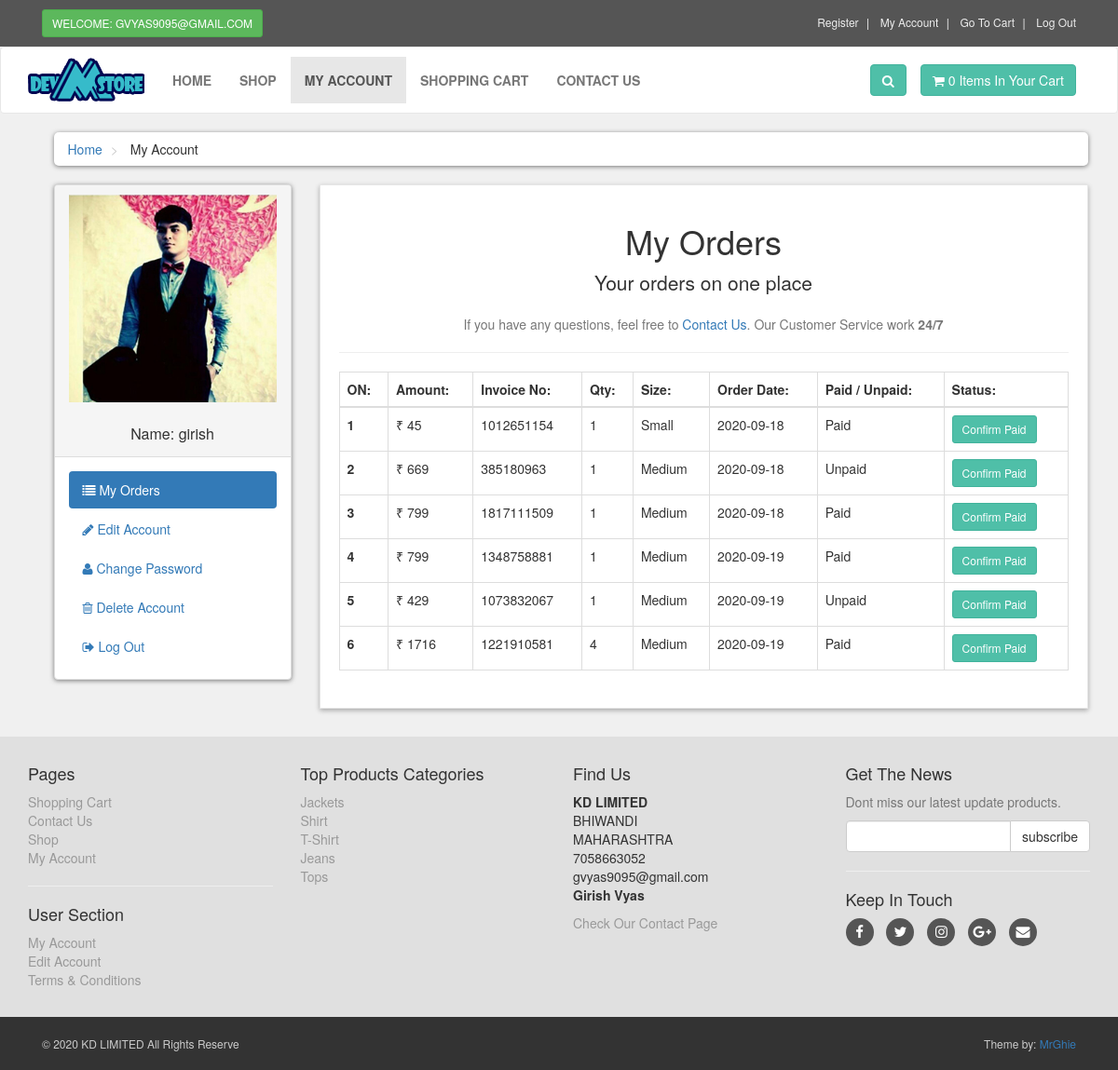
The app's page /customer/my_account.php?my_orders (signed in) with its own data.
### tables this page shows
CREATE TABLE `customers` (
  `customer_id` int(10) NOT NULL,
  `customer_name` varchar(255) NOT NULL,
  `customer_email` varchar(255) NOT NULL,
  `customer_pass` varchar(255) NOT NULL,
  `customer_city` text NOT NULL,
  `customer_contact` varchar(255) NOT NULL,
  `customer_address` text NOT NULL,
  `customer_image` text NOT NULL,
  `customer_ip` varchar(100) NOT NULL
);

CREATE TABLE `customer_orders` (
  `order_id` int(10) NOT NULL,
  `customer_id` int(10) NOT NULL,
  `due_amount` int(100) NOT NULL,
  `invoice_no` int(100) NOT NULL,
  `qty` int(10) NOT NULL,
  `size` text NOT NULL,
  `order_date` date NOT NULL,
  `order_status` text NOT NULL
);

CREATE TABLE `product_categories` (
  `p_cat_id` int(10) NOT NULL,
  `p_cat_title` text NOT NULL,
  `p_cat_top` text NOT NULL,
  `p_cat_image` text NOT NULL
);

### customer/my_orders.php (the view)
<center>
    <h1> My Orders </h1>
    <p class="lead"> Your orders on one place</p>
    <p class="text-muted">
        If you have any questions, feel free to <a href="../contact.php">Contact Us</a>. Our Customer Service work <strong>24/7</strong>
    </p>
</center>
<hr>
<div class="table-responsive">
    <table class="table table-bordered table-hover">
        <thead>
            <tr>
                <th> ON: </th>
                <th> Amount: </th>
                <th> Invoice No: </th>
                <th> Qty: </th>
                <th> Size: </th>
                <th> Order Date:</th>
                <th> Paid / Unpaid: </th>
                <th> Status: </th>
            </tr>
        </thead>
        <tbody>
           <?php
            $customer_session = $_SESSION['customer_email'];
            $get_customer = "select * from customers where customer_email='$customer_session'";
            $run_customer = mysqli_query($con,$get_customer);
            $row_customer = mysqli_fetch_array($run_customer);
            $customer_id = $row_customer['customer_id'];
            $get_orders = "select * from customer_orders where customer_id='$customer_id'";
            $run_orders = mysqli_query($con,$get_orders);
            $i = 0;
            while($row_orders = mysqli_fetch_array($run_orders)){
                $order_id = $row_orders['order_id'];
                $due_amount = $row_orders['due_amount'];
                $invoice_no = $row_orders['invoice_no'];
                $qty = $row_orders['qty'];
                $size = $row_orders['size'];
                $order_date = substr($row_orders['order_date'],0,11);
                $order_status = $row_orders['order_status'];
                $i++;
                if($order_status=='pending'){
                    $order_status = 'Unpaid';
                }else{
                    $order_status = 'Paid';
                }
            ?>
            <tr>
                <th> <?php echo $i; ?> </th>
                <td> ₹ <?php echo $due_amount; ?> </td>
                <td> <?php echo $invoice_no; ?> </td>
                <td> <?php echo $qty; ?> </td>
                <td> <?php echo $size; ?> </td>
                <td> <?php echo $order_date; ?> </td>
                <td> <?php echo $order_status; ?> </td>
                <td>
                    <a href="confirm.php?order_id=<?php echo $order_id; ?>" target="_blank" class="btn btn-primary btn-sm"> Confirm Paid </a>
                </td>
            </tr>
            <?php } ?>
        </tbody>
    </table>
</div>

### customer/includes/sidebar.php
<div class="panel panel-default sidebar-menu">
    <div class="panel-heading">
        <?php
        $customer_session = $_SESSION['customer_email'];
        $get_customer = "select * from customers where customer_email='$customer_session'";
        $run_customer = mysqli_query($con,$get_customer);
        $row_customer = mysqli_fetch_array($run_customer);
        $customer_image = $row_customer['customer_image'];
        $customer_name = $row_customer['customer_name'];
        if(!isset($_SESSION['customer_email'])){
        }else{
            echo "
                <center>
                    <img src='customer_images/$customer_image' class='img-responsive' >
                </center>
                <br/>
                <h3 class='panel-title' align='center'>
                    Name: $customer_name
                </h3>
            ";
        }
        ?>
    </div>
    <div class="panel-body">
        <ul class="nav-pills nav-stacked nav">
            <li class="<?php if(isset($_GET['my_orders'])){ echo "active"; } ?>">
                <a href="my_account.php?my_orders">
                    <i class="fa fa-list"></i> My Orders
                </a>
            </li>
            <li class="<?php if(isset($_GET['edit_account'])){ echo "active"; } ?>">
                <a href="my_account.php?edit_account">
                    <i class="fa fa-pencil"></i> Edit Account
                </a>
            </li>
            <li class="<?php if(isset($_GET['change_pass'])){ echo "active"; } ?>">
                <a href="my_account.php?change_pass">
                    <i class="fa fa-user"></i> Change Password
                </a>
            </li>
            <li class="<?php if(isset($_GET['delete_account'])){ echo "active"; } ?>">
                <a href="my_account.php?delete_account">
                    <i class="fa fa-trash-o"></i> Delete Account
                </a>
            </li>
            <li>
                <a href="logout.php">
                    <i class="fa fa-sign-out"></i> Log Out
                </a>
            </li>
        </ul>
    </div>
</div>

### customer/includes/footer.php (shortened to what this page needs)
<div id="footer">
    <div class="container">
        <div class="row">
            <div class="col-sm-6 col-md-3">
               <h4>Pages</h4>
                <ul>
                    <li><a href="../cart.php">Shopping Cart</a></li>
                    <li><a href="../contact.php">Contact Us</a></li>
                    <li><a href="../shop.php">Shop</a></li>
                    <li><a href="my_account.php">My Account</a></li>
                </ul>
                <hr>
                <h4>User Section</h4>
                <ul>
                           <?php
                           if(!isset($_SESSION['customer_email'])){
                               echo"<a href='../checkout.php'>Login</a>";
                           }else{
                              echo"<a href='my_account.php?my_orders'>My Account</a>";
                           }
                           ?>
                    <li>
                            <?php
                           if(!isset($_SESSION['customer_email'])){
                               echo"<a href='../checkout.php'>Login</a>";
                           }else{
                              echo"<a href='my_account.php?edit_account'>Edit Account</a>";
                           }
                           ?>
                    </li>
                    <li><a href="../terms.php">Terms & Conditions</a></li>
                </ul>
            </div>
            <div class="com-sm-6 col-md-3">
                <h4>Top Products Categories</h4>
                <ul>
                    <?php
                        $get_p_cats = "select * from product_categories";
                        $run_p_cats = mysqli_query($con,$get_p_cats);
                        while($row_p_cats=mysqli_fetch_array($run_p_cats)){
                            $p_cat_id = $row_p_cats['p_cat_id'];
                            $p_cat_title = $row_p_cats['p_cat_title'];
                            echo "
                                <li>
                                    <a href='../shop.php?p_cat=$p_cat_id'>
                                        $p_cat_title
                                    </a>
                                </li>
                            ";
                        }
                    ?>
                </ul>
            </div>
            <div class="col-sm-6 col-md-3">
                <h4>Find Us</h4>
                <p>
                    <strong>KD LIMITED</strong>
                    <br/>BHIWANDI
                    <br/>MAHARASHTRA
                    <br/>7058663052
                    <br/>gvyas9095@gmail.com
                    <br/><strong>Girish Vyas</strong>
                </p>
                <a href="../contact.php">Check Our Contact Page</a>
            </div>
            <div class="col-sm-6 col-md-3">
                <h4>Get The News</h4>
                <p class="text-muted">
                    Dont miss our latest update products.
                </p>
                <form action="https://feedburner.google.com/fb/a/mailverify" method="post" target="popupwindow" onsubmit="window.open('https://feedburner.google.com/fb/a/mailverify?uri=M-devMedia', 'popupwindow', 'scrollbars=yes,width=550,height=520');return true" method="post">
                    <div class="input-group">
                        <input type="text" class="form-control" name="email">
                        <span class="input-group-btn">
                            <input type="submit" value="subscribe" class="btn btn-default">
                        </span>
                    </div>
                </form>
                <hr>
                <h4>Keep In Touch</h4>
                <p class="social">
                    <a href="../#" class="fa fa-facebook"></a>
                    <a href="../#" class="fa fa-twitter"></a>
                    <a href="../#" class="fa fa-instagram"></a>
                    <a href="../#" class="fa fa-google-plus"></a>
                    <a href="../#" class="fa fa-envelope"></a>
                </p>
            </div>
        </div>
    </div>
</div>
<div id="copyright">
    <div class="container">
        <div class="col-md-6">
            <p class="pull-left">&copy; 2020 KD LIMITED All Rights Reserve</p>
        </div>
        <div class="col-md-6">
            <p class="pull-right">Theme by: <a href="#">MrGhie</a></p>
        </div>
    </div>
</div>

### customer/styles/style.css (style rules this page uses)
body { font-size: 14px; line-height: 1.42857143; color: #333333; background: #f0f0f0; overflow-x: hidden; }
.btn-primary { color: rgb(255, 255, 255); background: rgb(79, 191, 168); border-color: rgb(65, 179, 156); }
#content .panel.sidebar-menu { box-sizing: border-box; box-shadow: 0px 1px 5px rgba(0, 0, 0, .5); }
#content .panel.sidebar-menu h3 { padding: 5px 0px; margin: 0px; }
#footer { background: #e0e0e0; padding: 20px 0; }
#footer a { color: #999999; padding: 0; text-decoration: none; }
#footer ul { list-style: none; padding-left: 0px; }
#footer .social { text-align: left; }
#footer .social a { margin: 0px 10px 0px 0px; display: inline-block; color: #ffffff; width: 30px; height: 30px; border-radius: 15px; line-height: 30px; font-size: 15px; text-align: center; vertical-align: bottom; background: #555555; text-decoration: none; }
#copyright { background: #333333; color: #cccccc; padding: 20px 0px; font-size: 12px; }
#copyright p { margin: 0px; }

### records on screen
customers: customer_image (picture), customer_name "girish"
customer_orders: due_amount "45", invoice_no "1012651154", qty "1", size "Small", order_date "2020-09-18", order_status "Paid"
customer_orders: due_amount "669", invoice_no "385180963", qty "1", size "Medium", order_date "2020-09-18", order_status "Unpaid"
customer_orders: due_amount "799", invoice_no "1817111509", qty "1", size "Medium", order_date "2020-09-18", order_status "Paid"
customer_orders: due_amount "799", invoice_no "1348758881", qty "1", size "Medium", order_date "2020-09-19", order_status "Paid"
customer_orders: due_amount "429", invoice_no "1073832067", qty "1", size "Medium", order_date "2020-09-19", order_status "Unpaid"
customer_orders: due_amount "1716", invoice_no "1221910581", qty "4", size "Medium", order_date "2020-09-19", order_status "Paid"
product_categories: p_cat_title "Jackets"
product_categories: p_cat_title "Shirt"
product_categories: p_cat_title "T-Shirt"
product_categories: p_cat_title "Jeans"
product_categories: p_cat_title "Tops"

### other values on screen
$_SESSION['customer_email'] "GVYAS9095@GMAIL.COM"
$count_items "0"
